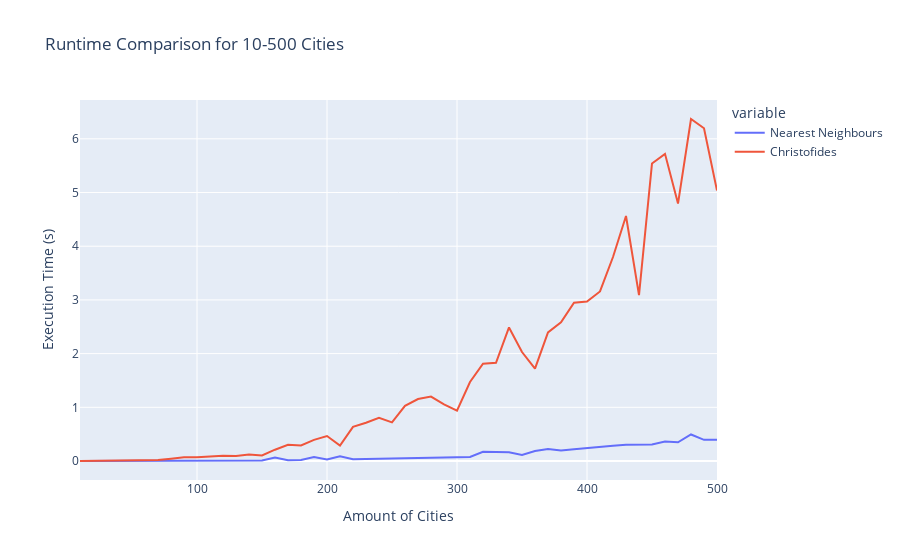

This figure's notebook cell:
### Code cell
fig = px.line(df, title="Runtime Comparison for 10-500 Cities")
fig.update_xaxes(title="Amount of Cities")
fig.update_yaxes(title="Execution Time (s)")
fig.show()

### Figure 1 — Plotly figure (JSON) as saved in the notebook; plotly's stock layout.template omitted (floating-point values rounded to 4 significant figures)
{"data": [{"hovertemplate": "variable=Nearest Neighbours<br>index=%{x}<br>value=%{y}<extra></extra>", "legendgroup": "Nearest Neighbours", "line": {"color": "#636efa", "dash": "solid"}, "marker": {"symbol": "circle"}, "mode": "lines", "name": "Nearest Neighbours", "orientation": "v", "showlegend": true, "type": "scatter", "x": [10, 20, 30, 40, 50, 60, 70, 80, 90, 100, 110, 120, 130, 140, 150, 160, 170, 180, 190, 200, 210, 220, 230, 240, 250, 260, 270, 280, 290, 300, 310, 320, 330, 340, 350, 360, 370, 380, 390, 400, 410, 420, 430, 440, 450, 460, 470, 480, 490, 500], "xaxis": "x", "y": [4.933e-05, 0.0001207, 0.0002664, 0.000496, 0.0007244, 0.001057, 0.001497, 0.001926, 0.002604, 0.003815, 0.004406, 0.005743, 0.007076, 0.008716, 0.01068, 0.066, 0.01403, 0.01702, 0.0761, 0.02752, 0.08738, 0.03108, 0.03392, 0.03783, 0.04607, 0.05155, 0.05463, 0.06143, 0.06662, 0.06829, 0.07639, 0.1722, 0.1634, 0.1614, 0.1108, 0.1851, 0.2225, 0.1967, 0.2175, 0.2425, 0.2572, 0.2838, 0.3022, 0.3105, 0.3085, 0.3627, 0.3492, 0.4941, 0.3943, 0.397], "yaxis": "y"}, {"hovertemplate": "variable=Christofides<br>index=%{x}<br>value=%{y}<extra></extra>", "legendgroup": "Christofides", "line": {"color": "#EF553B", "dash": "solid"}, "marker": {"symbol": "circle"}, "mode": "lines", "name": "Christofides", "orientation": "v", "showlegend": true, "type": "scatter", "x": [10, 20, 30, 40, 50, 60, 70, 80, 90, 100, 110, 120, 130, 140, 150, 160, 170, 180, 190, 200, 210, 220, 230, 240, 250, 260, 270, 280, 290, 300, 310, 320, 330, 340, 350, 360, 370, 380, 390, 400, 410, 420, 430, 440, 450, 460, 470, 480, 490, 500], "xaxis": "x", "y": [0.0009863, 0.00263, 0.002745, 0.007005, 0.009827, 0.01754, 0.01965, 0.04377, 0.07135, 0.07075, 0.08471, 0.09871, 0.09174, 0.1192, 0.1035, 0.2106, 0.3004, 0.2892, 0.3942, 0.4657, 0.2878, 0.6352, 0.7125, 0.8049, 0.7183, 1.028, 1.155, 1.199, 1.054, 0.9373, 1.472, 1.812, 1.83, 2.487, 2.029, 1.721, 2.395, 2.581, 2.947, 2.971, 3.158, 3.798, 4.563, 3.09, 5.54, 5.72, 4.794, 6.369, 6.196, 5.037], "yaxis": "y"}], "layout": {"legend": {"title": {"text": "variable"}, "tracegroupgap": 0}, "title": {"text": "Runtime Comparison for 10-500 Cities"}, "xaxis": {"anchor": "y", "domain": [0, 1], "title": {"text": "Amount of Cities"}}, "yaxis": {"anchor": "x", "domain": [0, 1], "title": {"text": "Execution Time (s)"}}}}
